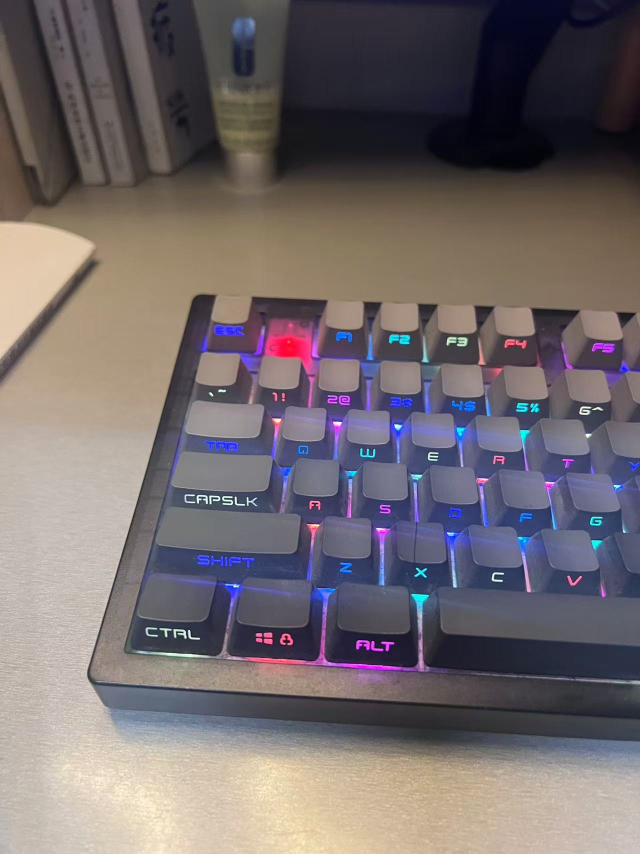
#> input picture hw06/image3.jpg, 1280 x 1707 px (shown at 1/2 size)
$ python extra.py
#> lines starting #> are read from the running program, lines starting #| are printed output that depends on the picture
import cv2
import numpy as np

# 读取图片
img1 = cv2.imread('image3.jpg')
#> img1 is the input picture: shape (1707, 1280, 3); mean B, G, R 108.7, 106, 114.4
img2 = cv2.imread('image4.jpg')
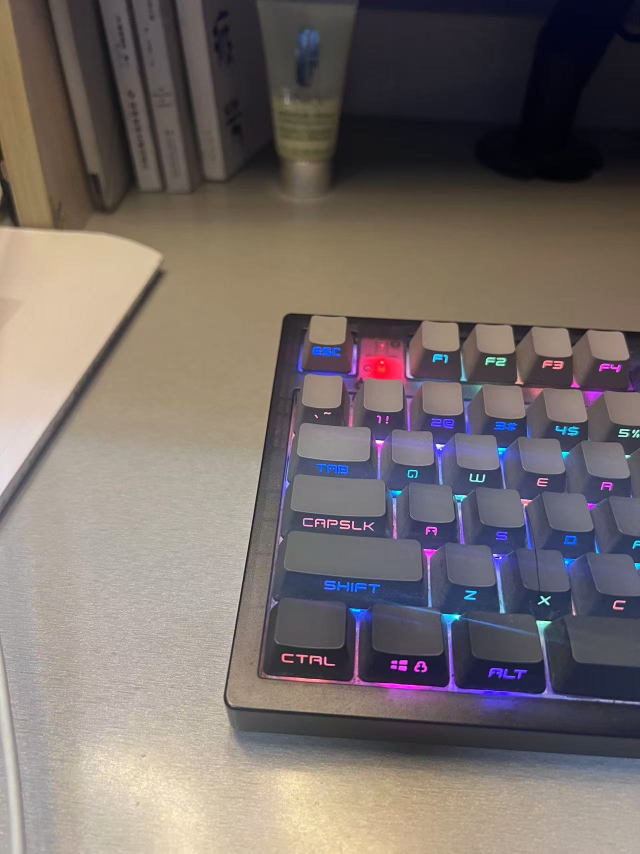
#> input picture hw06/image4.jpg, 1280 x 1707 px (shown at 1/2 size)
#> img2 is the input picture: shape (1707, 1280, 3); mean B, G, R 106.7, 109, 118

# 转换为灰度图
gray1 = cv2.cvtColor(img1, cv2.COLOR_BGR2GRAY)
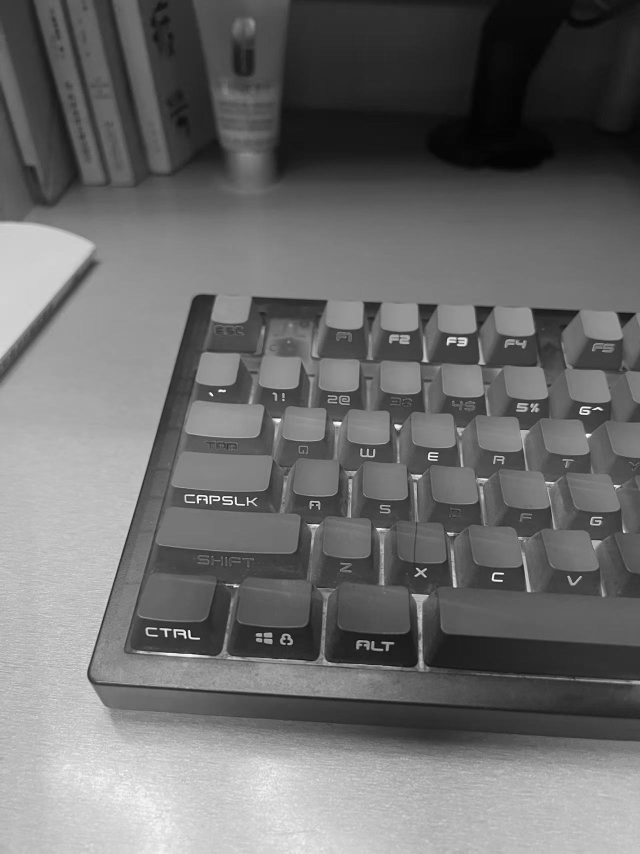
#> gray1: shape (1707, 1280) (shown at 1/2 size); min 2, max 255, mean 108.8
gray2 = cv2.cvtColor(img2, cv2.COLOR_BGR2GRAY)
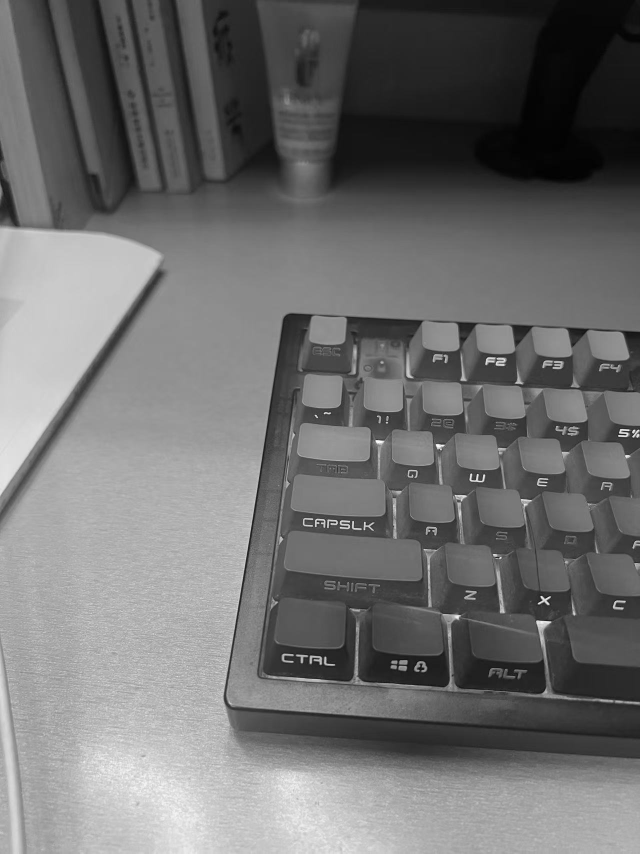
#> gray2: shape (1707, 1280) (shown at 1/2 size); min 1, max 254, mean 111.4

# Harris 角点检测
corners1 = cv2.cornerHarris(gray1, 2, 3, 0.04)
corners2 = cv2.cornerHarris(gray2, 2, 3, 0.04)

# 调整阈值并提取角点
threshold1 = 0.01 * corners1.max()
#> threshold1 = 0.000251
threshold2 = 0.01 * corners2.max()
#> threshold2 = 0.000281

keypoints1 = np.argwhere(corners1 > threshold1)
#> keypoints1 = 1400 pairs, first value 673 to 1302, second value 296 to 1259
keypoints2 = np.argwhere(corners2 > threshold2)
#> keypoints2 = 1415 pairs, first value 709 to 1353, second value 554 to 1279

# 匹配角点特征
matches = []
max_matches = 100
for kp1 in keypoints1:
    if len(matches) >= max_matches:
        break
    best_match = None
    best_distance = float('inf')
    for kp2 in keypoints2:
        if 0 <= kp1[0] < img1.shape[0] and 0 <= kp1[1] < img1.shape[1] and \
           0 <= kp2[0] < img2.shape[0] and 0 <= kp2[1] < img2.shape[1]:
            distance = np.sum((img1[kp1[0], kp1[1]] - img2[kp2[0], kp2[1]]) ** 2)  # SSD
            if distance < best_distance:
                best_distance = distance
                best_match = kp2
    if best_match is not None:
        matches.append((kp1, best_match))
#> this loop made 101 passes
#> kp1 on passes 1 to 12: [673, 800], [674, 797], [674, 798], [674, 799], [675, 912], [676, 801], [676, 802], [677, 915], [677, 916], [677, 917], [678, 911], [678, 912]
#> after the loop, matches = 100 items, first 6: ([673, 800], [1007, 1048]), ([674, 797], [1055, 655]), ([674, 798], [730, 1222]), ([674, 799], [1333, 812]), ([675, 912], [858, 1126]), ([676, 801], [906, 1138])

# 绘制匹配结果
def draw_matches(img1, img2, matches):
    matched_image = np.zeros((max(img1.shape[0], img2.shape[0]), img1.shape[1] + img2.shape[1], 3), dtype=np.uint8)
    matched_image[:img1.shape[0], :img1.shape[1]] = img1
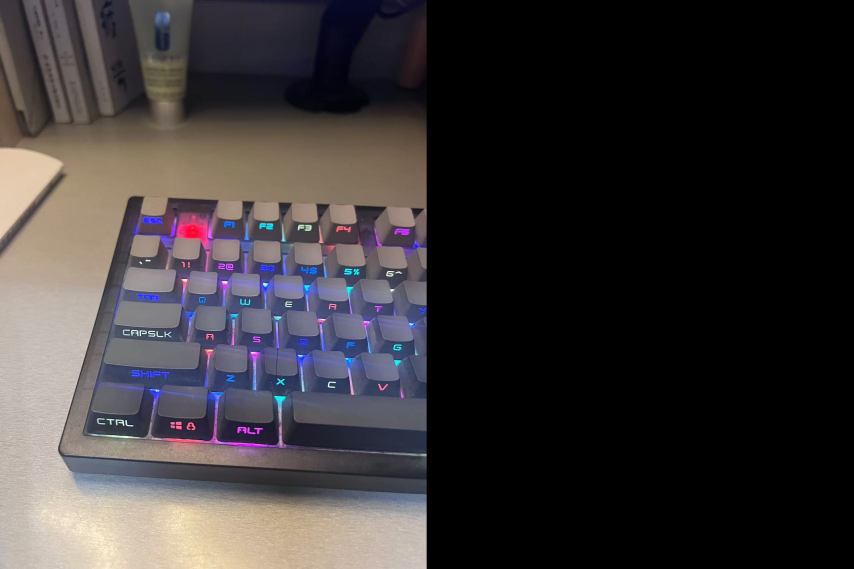
#> matched_image: shape (1707, 2560, 3) (shown at 1/3 size); mean B, G, R 54.4, 53, 57.2
    matched_image[:img2.shape[0], img1.shape[1]:] = img2
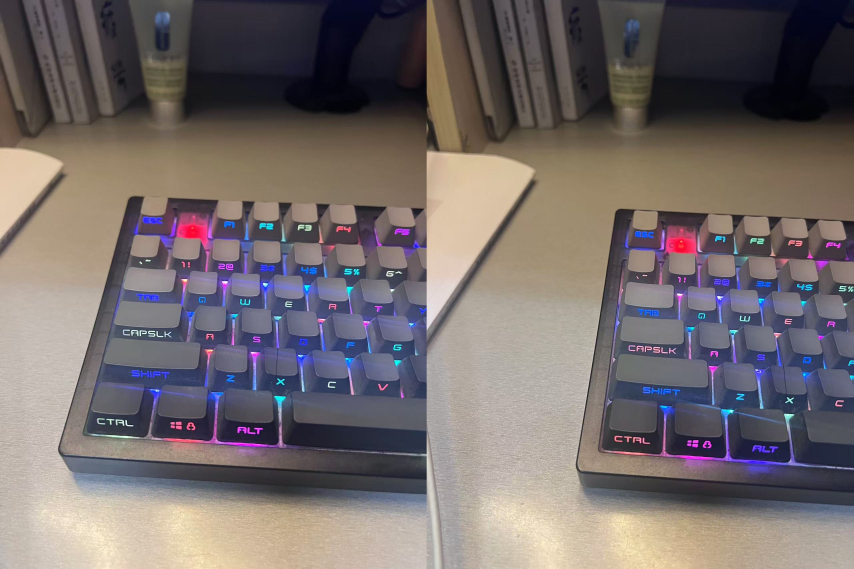
#> matched_image: shape (1707, 2560, 3) (shown at 1/3 size); mean B, G, R 107.7, 107.5, 116.2

    for (kp1, kp2) in matches:
        pt1 = (kp1[1], kp1[0])  # keypoint1 的坐标
        pt2 = (kp2[1] + img1.shape[1], kp2[0])  # keypoint2 的坐标
        cv2.line(matched_image, pt1, pt2, (0, 255, 0), 1)
#> this loop made 100 passes
#> (kp1, kp2, pt1, pt2) on passes 1 to 12: ([673, 800], [1007, 1048], (800, 673), (2328, 1007)), ([674, 797], [1055, 655], (797, 674), (1935, 1055)), ([674, 798], [730, 1222], (798, 674), (2502, 730)), ([674, 799], [1333, 812], (799, 674), (2092, 1333)), ([675, 912], [858, 1126], (912, 675), (2406, 858)), ([676, 801], [906, 1138], (801, 676), (2418, 906)), ([676, 802], [894, 883], (802, 676), (2163, 894)), ([677, 915], [1318, 638], (915, 677), (1918, 1318)), ([677, 916], [846, 772], (916, 677), (2052, 846)), ([677, 917], [1055, 632], (917, 677), (1912, 1055)), ([678, 911], [719, 883], (911, 678), (2163, 719)), ([678, 912], [1046, 671], (912, 678), (1951, 1046))
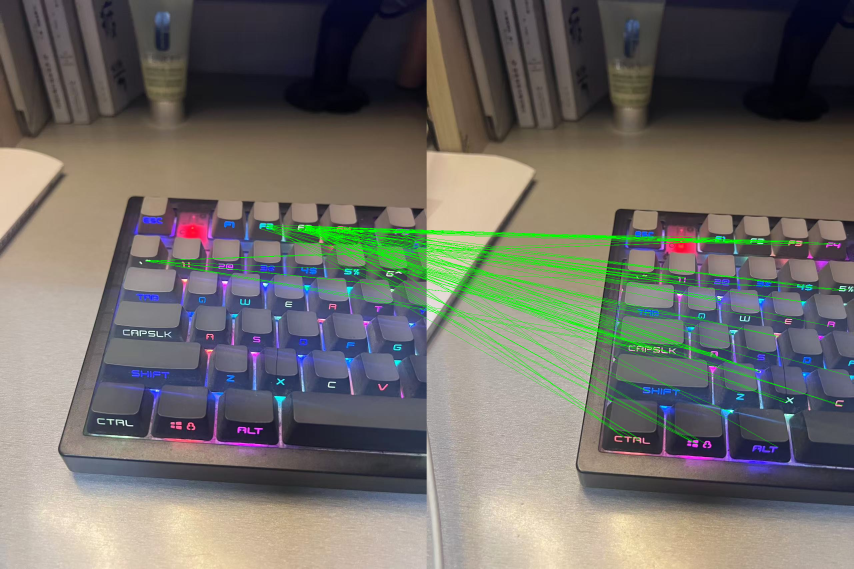
#> matched_image: shape (1707, 2560, 3) (shown at 1/3 size); mean B, G, R 104.8, 110.6, 113.1

    return matched_image

matched_image = draw_matches(img1, img2, matches)

cv2.namedWindow('Matched Features', cv2.WINDOW_NORMAL)
cv2.resizeWindow('Matched Features', 800, 600)

# 显示结果
cv2.imshow('Matched Features', matched_image)
cv2.waitKey(0)
cv2.destroyAllWindows()

cv2.imwrite('matched_features.jpg', matched_image)
